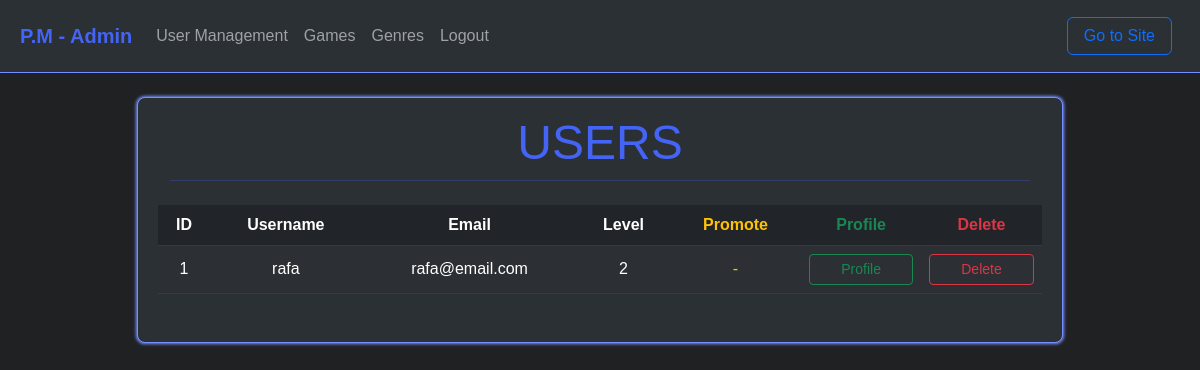
Screenshot of /admin/users/ (signed in) with the database file from the repository.
### price_minder/routes/frontend/users/models.py (models this page shows)
class User(db.Model, UserMixin):
    id = db.Column(db.Integer, primary_key=True)
    username = db.Column(db.String(30), unique = True, nullable = False)
    email = db.Column(db.String(120), unique = True, nullable = False)
    password = db.Column(db.String(180), unique = False, nullable = False)
    level = db.Column(db.Integer, nullable = False, unique = False)

### price_minder/routes/backend/user_management/routes.py (the view)
@admin_users.route('/')
@login_required
def users():
    title = "Users Registered"
    if not check_permission():
        flash("You don't have permissions to view this area", "danger")
        return redirect(url_for('pages.index_pages'))
    users = User.query.all()
    return render_template('./backend/user-management/users_list.html', title = title, users = users)

### price_minder/routes/backend/user_management/routes.py (called while the page is built)
def check_permission():
    if current_user.level >= 2: return True
    return False

### price_minder/routes/frontend/users/models.py (called while the page is built)
@login_manager.user_loader
def user_loader(user_id):
    return User.query.get(user_id)

### price_minder/templates/backend/user-management/users_list.html
{% extends "./backend/base.html" %} {% block content %}
<div class="container-color mt-4">
  <div class="row">
    <div class="col">
      <div class="display-5 mt-3 fw-medium blue-font text-center">USERS</div>
      <hr class="blue-font mt-2 mb-4" />
    </div>
  </div>
  <div class="row">
    <table
      class="text-center table table-dark align-middle table-striped table-hover"
    >
      <thead>
        <th>ID</th>
        <th>Username</th>
        <th>Email</th>
        <th>Level</th>
        <th class="text-center text-warning">Promote</th>
        <th class="text-center text-success">Profile</th>
        <th class="text-center text-danger">Delete</th>
      </thead>
      {% for user in users %}
      <tr>
        <td>{{user.id}}</td>
        <td>{{user.username}}</td>
        <td>{{user.email}}</td>
        <td>{{user.level}}</td>
        {% if user.level < 2 %}
        <td>
          <form
            action="{{url_for('admin_users.promote', id=user.id)}}"
            method="POST"
          >
            <input
              type="submit"
              class="btn btn-sm btn-outline-warning form-control"
              value="Promote"
            />
          </form>
        </td>
        {% else %}
        <td class="text-warning">-</td>
        {% endif %}
        <td>
          <a href="#" class="btn btn-sm btn-outline-success form-control"
            >Profile</a
          >
        </td>
        <td>
          <form action="{{url_for('admin_users.delete', id=user.id)}}">
            <input
              type="submit"
              class="btn btn-sm btn-outline-danger form-control"
              value="Delete"
            />
          </form>
        </td>
      </tr>
      {% endfor %}
    </table>
  </div>
</div>
{% endblock %}

### price_minder/static/css/styles.css (style rules this page uses)
:root { --dark-color: #1f2122; --dark-color-2: rgb(167, 167, 167); --container-color: #2b3035; --blue-color: rgb(67, 100, 245); --blue-color-2: #1e1aa1; --blue-color-unfocus: #4f4bc0; --blue-light-color: rgb(117, 142, 255); --dark-blue-color: #5b7ae2; --font-color: #e7e8ee; --font-color-placeholder: #325c8bcb; --danger-color: #ff6b6b; --warning-color: #ffc46b; --success-color: #6bff84; }
body { font-family: sans-serif; padding: 0; margin: 0; background-color: var(--dark-color); color: var(--font-color); }
.blue-font { color: var(--blue-color); }
.container-color { background-color: var(--container-color); padding: 0 2em 2em 2em; border-radius: 0.5em; border: 1px solid var(--blue-light-color); box-shadow: 0 0 0.2em 0.07em var(--blue-light-color); }

### rows the page displays
User: id "1", username "rafa", email "rafa@email.com", level "2"
